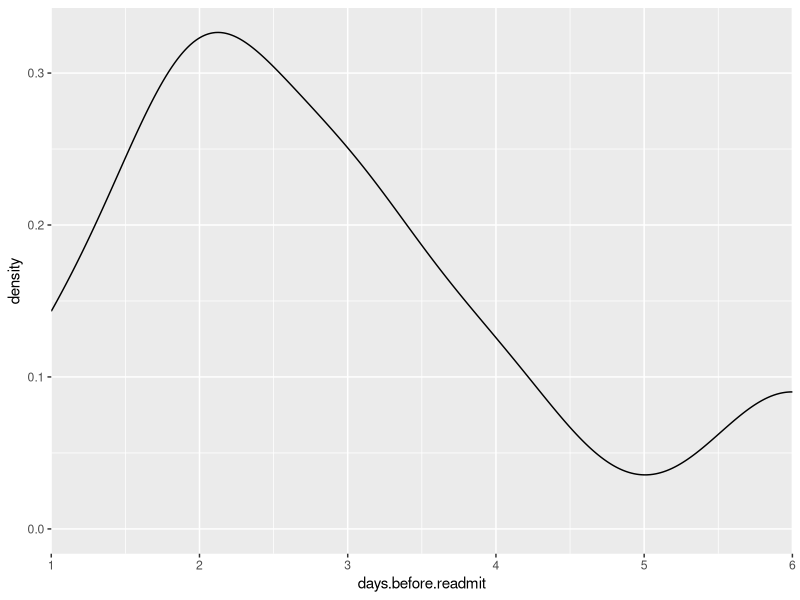
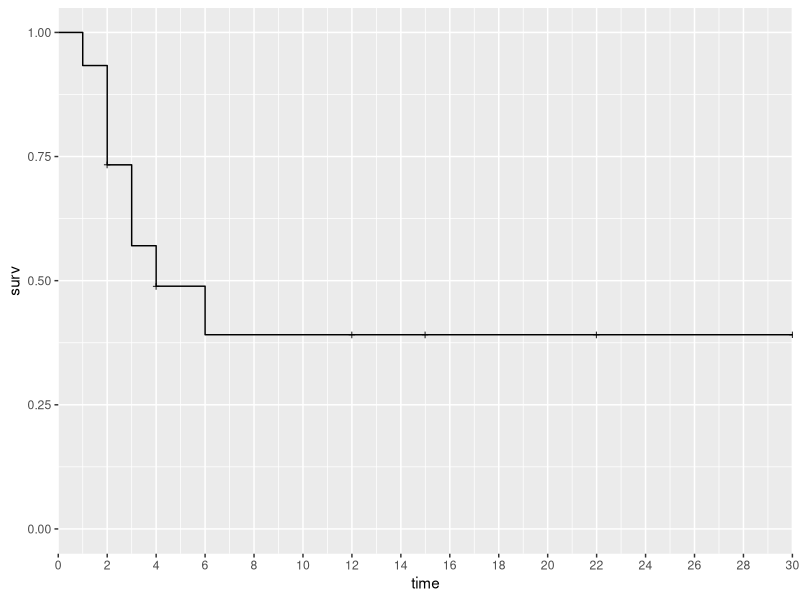
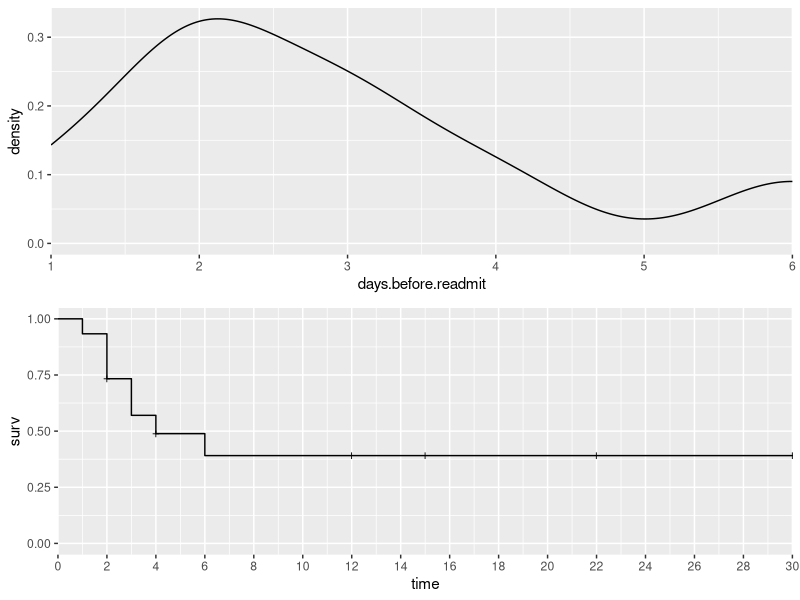

Reproduce these figures in R, in order.
## ---- chunk 1
knitr::opts_chunk$set(echo = TRUE, 
                      warning = FALSE, 
                      message = FALSE)

library(kableExtra)

# shortcuts: 
# > ctrl + alt + i ==> new code chunk
# > ctrl + shift + k ==> knit doc 
# \  ==> line break (include 2 spaces after)
## ---- chunk 2
library(tidyverse)
library(survival)
library(ggfortify)  # one-line survival plots with ggplot2::autoplot.
library(ggpubr)

## ---- chunk 3

df1.readmits <- 
    data.frame(stringsAsFactors=FALSE,
                patient_id = c(1L, 2L, 3L, 4L, 5L, 6L, 7L, 8L, 9L, 10L, 11L, 12L,
                               13L, 14L, 15L),
       days.before.readmit = c(1L, 2L, 2L, 2L, 3L, 3L, 4L, 6L, 2L, 12L, 15L, 30L,
                               2L, 22L, 4L),
              not.censored = c(1L, 1L, 1L, 1L, 1L, 1L, 1L, 1L, 0L, 0L, 0L, 0L, 0L,
                               0L, 0L),
                     notes = c(NA, NA, NA, NA, NA, NA, NA, NA,
                               "no observed readmit", "no observed readmit",
                               "no observed readmit", "no observed readmit",
                               "no observed readmit", "no observed readmit",
                               "no observed readmit")
    )



## ---- chunk 4
df1.readmits %>% 
    kable() %>% 
    kable_styling(bootstrap_options = c("striped")) %>%
    scroll_box(width = "100%", height = "400px")

## ---- chunk 5

p1.density <- 
    df1.readmits %>% 
    filter(not.censored == 1) %>% 
    
    ggplot(aes(x = days.before.readmit)) + 
    scale_x_continuous(expand = c(0,0)) +
    geom_density() 
    
p1.density
    
## ---- chunk 6
# Surv( ) builds the standard survival object: 
Surv(df1.readmits$days.before.readmit,
     df1.readmits$not.censored)

# Note that a “+” after the time in the print out of km indicates censoring.
## ---- chunk 7
# Kaplan-Meier curve: 
km1.survival <- survfit(Surv(days.before.readmit, 
                             not.censored) ~ 1,
                        data = df1.readmits)

# summary(km1.survival)

## ---- chunk 8
p2.survival <- autoplot(km1.survival,
                        conf.int = FALSE, 
                        firsty = 1) + 
    scale_y_continuous(limits = c(0,1)) + 
    scale_x_continuous(expand = c(0, 0), 
                       breaks = seq(0, 30, 2)) 

p2.survival

## ---- chunk 9
ggarrange(p1.density, 
          p2.survival, 
          nrow = 2)
